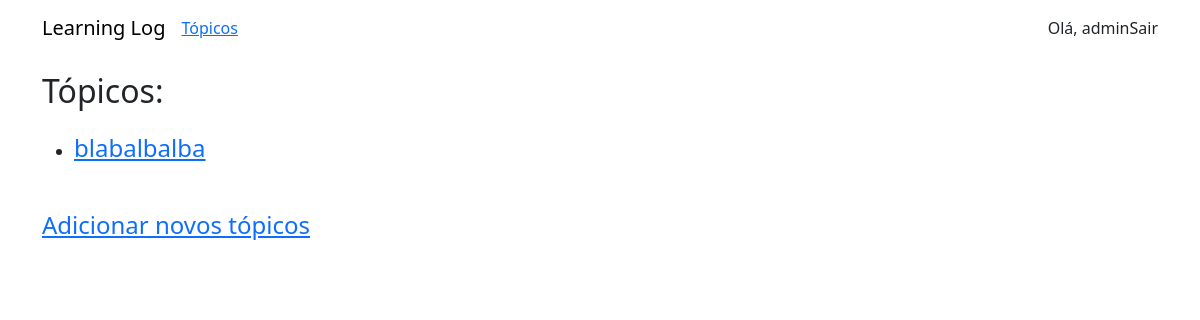
The app's page /topics (signed in), older data.
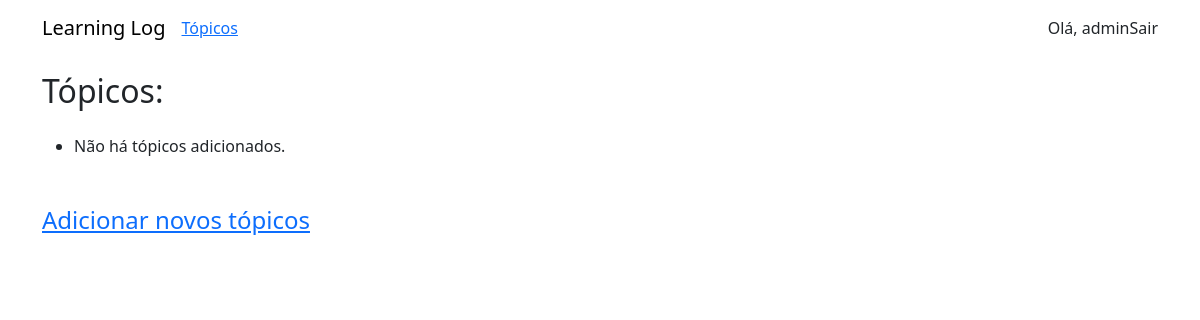
The same page, newer data.
### learning_logs/models.py (models this page shows)
class Topic(models.Model):
    text = models.CharField(max_length=200)
    date_added = models.DateTimeField(auto_now_add=True)
    owner = models.ForeignKey(User, on_delete=models.CASCADE)
    def __str__(self):
        return self.text

### learning_logs/views.py (the view)
# urls.py: path("topics", views.topics, name="topics"),
@login_required
def topics(request):
    topics = Topic.objects.filter(owner=request.user).order_by('date_added')
    context = {"topics": topics}
    return render(request, "learning_logs/topics.html", context)

### learning_logs/templates/learning_logs/topics.html (shortened to what this page needs)
<!DOCTYPE html>
<html lang="pt-br">
<head>
</head>
<body>
    {% extends "learning_logs/base.html"%}
    {%block header%}
    <h2 class="mb-4">Tópicos:</h2>
    {%endblock header%}
    {% block content%}
    <ul>
        {% for topic in topics%}
        <li>
            <h4>
                <a href="{% url 'topic' topic.id %}">{{topic}}</a>
            </h4>
        </li>
        {%empty%}
        <li>Não há tópicos adicionados.</li>
        {% endfor %}
    </ul>
    <h4 class="mt-5">
        <a href="{% url 'new_topic' %}">Adicionar novos tópicos</a>
    </h4>
    {% endblock content%}

Row changes from the older to the newer data that the page shows:
removed Topic: text "blabalbalba"
Text that changed along with them:
text now shown: "Não há tópicos adicionados."
